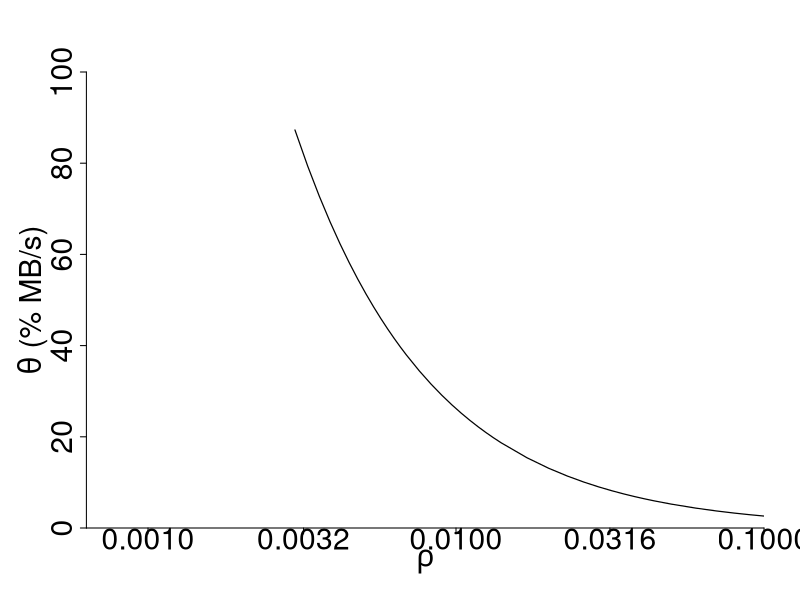
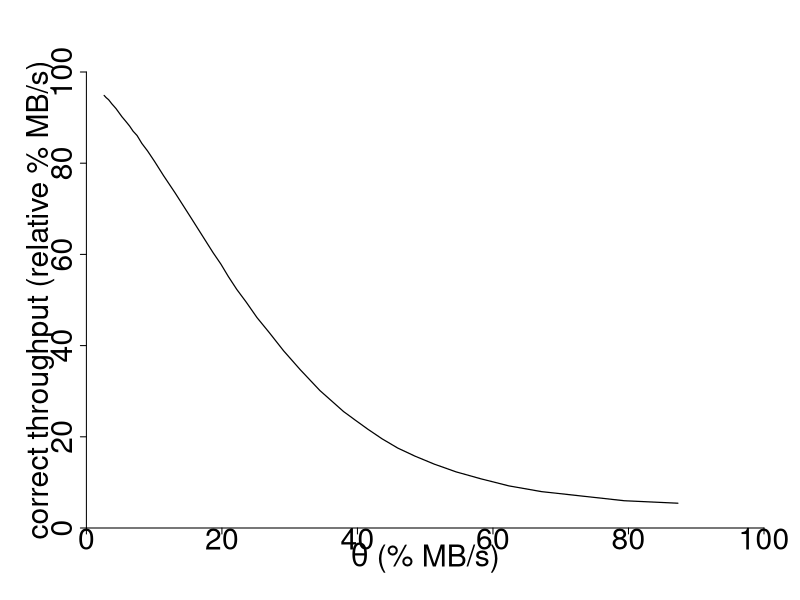
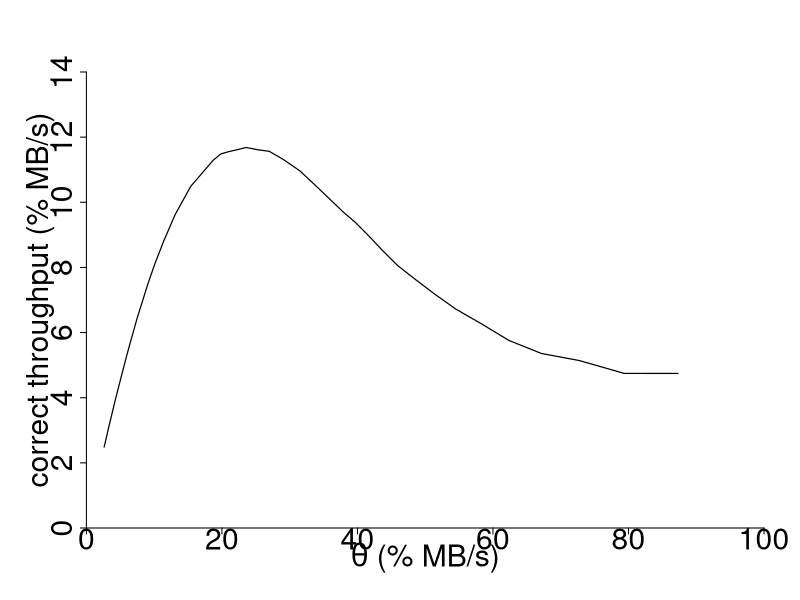
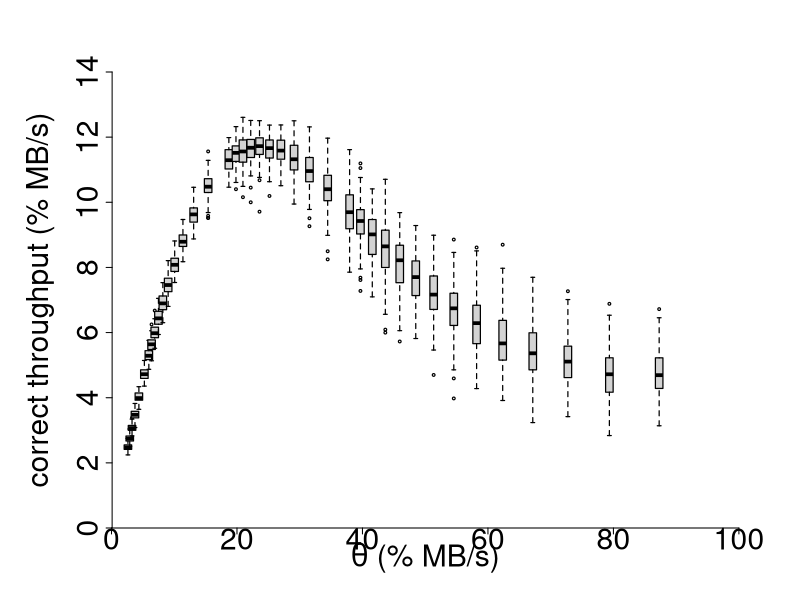
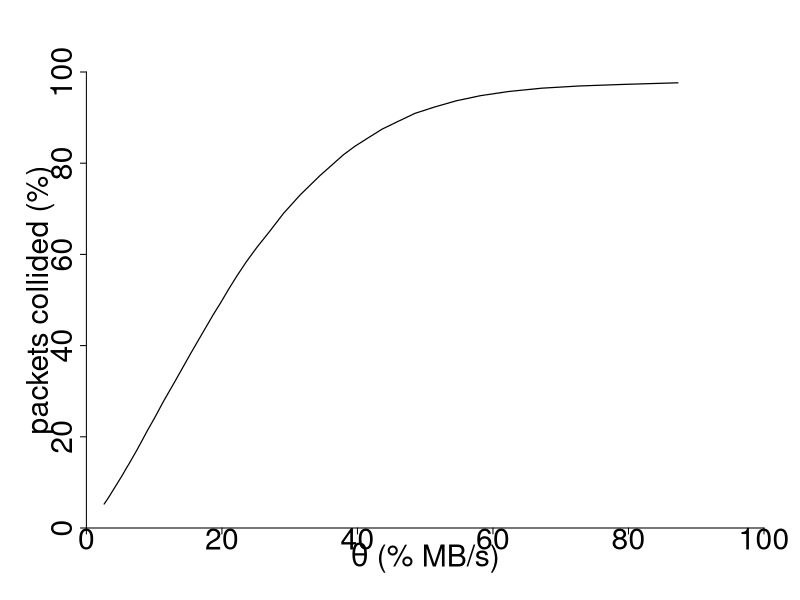
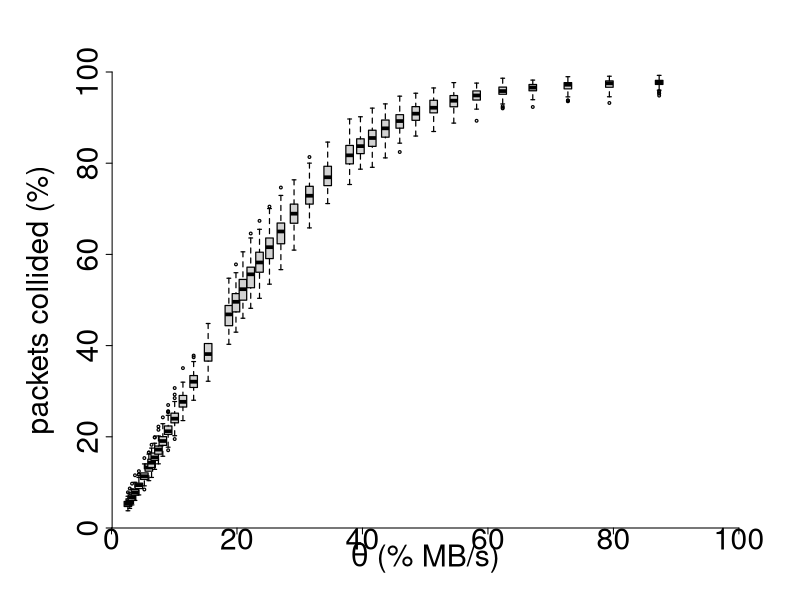
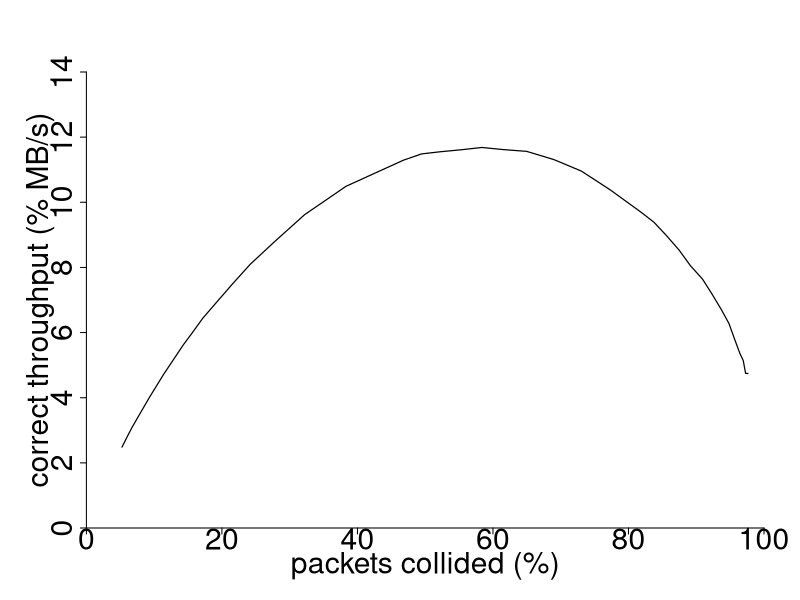
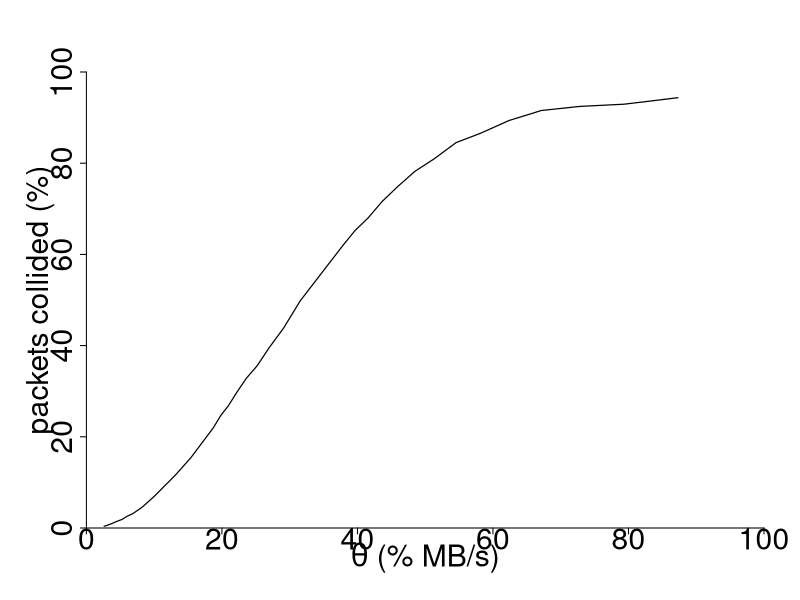

The R script that drew these images, in order:
#----------#
# PLOTTING #
#----------#

plot.new = function() {
    dev.new(width  = 16,
            height =  9)
    par(cex      = 0.6,
        cex.main = 3.0,
        cex.lab  = 3.0,
        cex.axis = 3.0,
        lwd      = 1.2,
        mar      = c(6.0, 7.2, 6.0, 3.0),
        bty      = "n")
}

plot.scale = function(xData, yData) {
    xLab = expression(rho)
    yLab = expression(paste(theta, " (% MB/s)"))

    plot.new()
    plot(xData, yData/PERCENT, type="l", log="x", xlab=xLab, ylab=yLab, xaxt="n", xaxs="i", yaxs="i", xlim=c(10^-3.2, 0.1), ylim=c(0, 100))
    axis(side=1, at=c(0, round(10^-3, 4), round(10^-2.5, 4), round(10^-2, 4), round(10^-1.5, 4), round(10^-1, 4)))
}

plot.throughput = function(xData, yData) {
    xLab = expression(paste(theta, " (% MB/s)"))
    yLab = "correct throughput (% MB/s)"

    plot.new()
    plot(xData/PERCENT, yData/PERCENT, type="l", xlab=xLab, ylab=yLab, xaxt="n", yaxt="n", xaxs="i", yaxs="i", xlim=c(0, 100), ylim=c(0, 14))
    axis(side=1, at=seq(0, 100, 20))
    axis(side=2, at=seq(0, 14, 2))
}

plot.relativethroughput = function(xData, yData) {
    xLab = expression(paste(theta, " (% MB/s)"))
    yLab = "correct throughput (relative % MB/s)"

    plot.new()
    plot(xData/PERCENT, (yData/PERCENT)*(100/(xData/PERCENT)), type="l", xlab=xLab, ylab=yLab, xaxt="n", yaxt="n", xaxs="i", yaxs="i", xlim=c(0, 100), ylim=c(0, 100))
    axis(side=1, at=seq(0, 100, 20))
    axis(side=2, at=seq(0, 100, 20))
}

plot.packets = function(xData, yData1, yData2) {
    xLab = expression(paste(theta, " (% MB/s)"))
    yLab = "packets collided (%)"

    plot.new()
    plot(xData/PERCENT, yData1, type="l", xlab=xLab, ylab=yLab, xaxt="n", yaxt="n", xaxs="i", yaxs="i", xlim=c(0, 100), ylim=c(0, 100))
    axis(side=1, at=seq(0, 100, 20))
    axis(side=2, at=seq(0, 100, 20))
}

plot.decision = function(xData, yData) {
    xLab = "packets collided (%)"
    yLab = "correct throughput (% MB/s)"

    plot.new()
    plot(xData, yData/PERCENT, type="l", xlab=xLab, ylab=yLab, xaxt="n", yaxt="n", xaxs="i", yaxs="i", xlim=c(0, 100), ylim=c(0, 14))
    axis(side=1, at=seq(0, 100, 20))
    axis(side=2, at=seq(0, 14, 2))
}

plot.node = function(xData, yData1, yData2, node) {
    xLab = expression(paste(theta, " (% MB/s)"))
    yLab = "packets collided (%)"

    plot.new()
    plot(xData/PERCENT, yData1, type="l", xlab=xLab, ylab=yLab, xaxt="n", yaxt="n", xaxs="i", yaxs="i", xlim=c(0, 100), ylim=c(0, 100))
    axis(side=1, at=seq(0, 100, 20))
    axis(side=2, at=seq(0, 100, 20))
}

boxplot.throughput = function(data) {
    xLab = expression(paste(theta, " (% MB/s)"))
    yLab = "correct throughput (% MB/s)"

    data$throughput = data$throughput/PERCENT
    data$load = data$load/PERCENT

    plot.new()
    boxplot(throughput ~ load, data=data, at=sort(unique(data$load)), boxwex=1.2, xlab=xLab, ylab=yLab, xaxt="n", yaxt="n", xaxs="i", yaxs="i", xlim=c(0, 100), ylim=c(0, 14))
    axis(side=1, at=seq(0, 100, 20))
    axis(side=2, at=seq(0, 14, 2), pos=0.1)
}

boxplot.packets = function(data) {
    xLab = expression(paste(theta, " (% MB/s)"))
    yLab = "packets collided (%)"

    data$load = data$load/PERCENT

    plot.new()
    boxplot(collision ~ load, data=data, at=sort(unique(data$load)), boxwex=1.2, xlab=xLab, ylab=yLab, xaxt="n", yaxt="n", xaxs="i", yaxs="i", xlim=c(0, 100), ylim=c(0, 100))
    axis(side=1, at=seq(0, 100, 20))
    axis(side=2, at=seq(0, 100, 20), pos=0.1)
}

boxplot.node = function(data, node) {
    xLab = expression(paste(theta, " (% MB/s)"))
    yLab = "packets collided (%)"

    data$load = data$load/PERCENT

    plot.new()
    boxplot(collision ~ load, data=data, at=sort(unique(data$load)), xlab=xLab, ylab=yLab, xaxt="n", yaxt="n", xaxs="i", yaxs="i", xlim=c(0, 100), ylim=c(0, 100))
    axis(side=1, at=seq(0, 100, 20))
    axis(side=2, at=seq(0, 100, 20), pos=0.1)
}

plot.model.throughput = function(model, simulator) {
    xLab = expression(paste(theta, " (% MB/s)"))
    yLab = "correct throughput (% MB/s)"
    colors = c("gray0", "gray")
    legend = c("model", "simulator")

    plot.new()
    plot(model$load/PERCENT, model$prob, xlab=xLab, ylab=yLab, type="l", col=colors[1], xaxt="n", yaxt="n", xaxs="i", yaxs="i", xlim=c(0, 100), ylim=c(0, 14))
    lines(simulator$load/PERCENT, simulator$throughput/PERCENT, col=colors[2])
    axis(side=1, at=seq(0, 100, 20))
    axis(side=2, at=seq(0, 14, 2))
    legend("topright", legend=legend, lty=c(1, 1), col=colors, bty="n", cex=2.4)
}


#----------#
# SETTINGS #
#----------#

ANALYSE_SYSTEM = TRUE
ANALYSE_NODES  = c(1,6)
ANALYSE_MODEL  = TRUE

SPEED   = 1000000
PERCENT = SPEED/100


#------#
# MAIN #
#------#

total.data = read.csv("./data/total.csv")
sets = aggregate(total.data[2:5], list(scale=total.data$scale), mean)

if (ANALYSE_SYSTEM) {
    plot.scale(sets$scale, sets$load)
    #dev.copy2pdf(file="./graphs/scale.pdf",         width=18, height=10.5)
    plot.relativethroughput(sets$load, sets$throughput)
    #dev.copy2pdf(file="./graphs/relative.pdf",      width=18, height=10.5)
    plot.throughput(sets$load, sets$throughput)
    #dev.copy2pdf(file="./graphs/throughput.pdf",    width=18, height=10.5)
    boxplot.throughput(total.data)
    #dev.copy2pdf(file="./graphs/throughputbar.pdf", width=18, height=10.5)
    plot.packets(sets$load, sets$collision, sets$lost)
    #dev.copy2pdf(file="./graphs/packets.pdf",       width=18, height=10.5)
    boxplot.packets(total.data)
    #dev.copy2pdf(file="./graphs/packetsbar.pdf",    width=18, height=10.5)
    plot.decision(sets$collision, sets$throughput)
    #dev.copy2pdf(file="./graphs/decision.pdf",      width=18, height=10.5)
}

if (length(ANALYSE_NODES) != 0) {
    nodes.data = read.csv("./data/nodes.csv")
    nodes = split(nodes.data, nodes.data$node)
    index = 1
    for (node in nodes) {
        if (is.element(index, ANALYSE_NODES)) {
            set = aggregate(node[1:6], list(scale=node$scale), mean)

            plot.node(set$load, set$collision, set$lost, set$node[1])
            #dev.copy2pdf(file=paste0("./graphs/node", index, ".pdf"),    width=18, height=10.5)
            boxplot.node(node, set$node[1])
            #dev.copy2pdf(file=paste0("./graphs/node", index, "bar.pdf"), width=18, height=10.5)
        }
    index = index + 1
    }
}

if (ANALYSE_MODEL) {
    model.data = read.csv('./data/model.csv')
    model.data = aggregate(.~state+load, model.data, sum)

    collision_rate = split(model.data, model.data$state)[['c']]
    transmission_rate = split(model.data, model.data$state)[['t']]

    transmission_rate$prob = transmission_rate$prob*(transmission_rate$load/PERCENT)

    plot.model.throughput(transmission_rate, sets)
    #dev.copy2pdf(file=paste0("./graphs/modelthroughput.pdf"), width=18, height=10.5)
}
